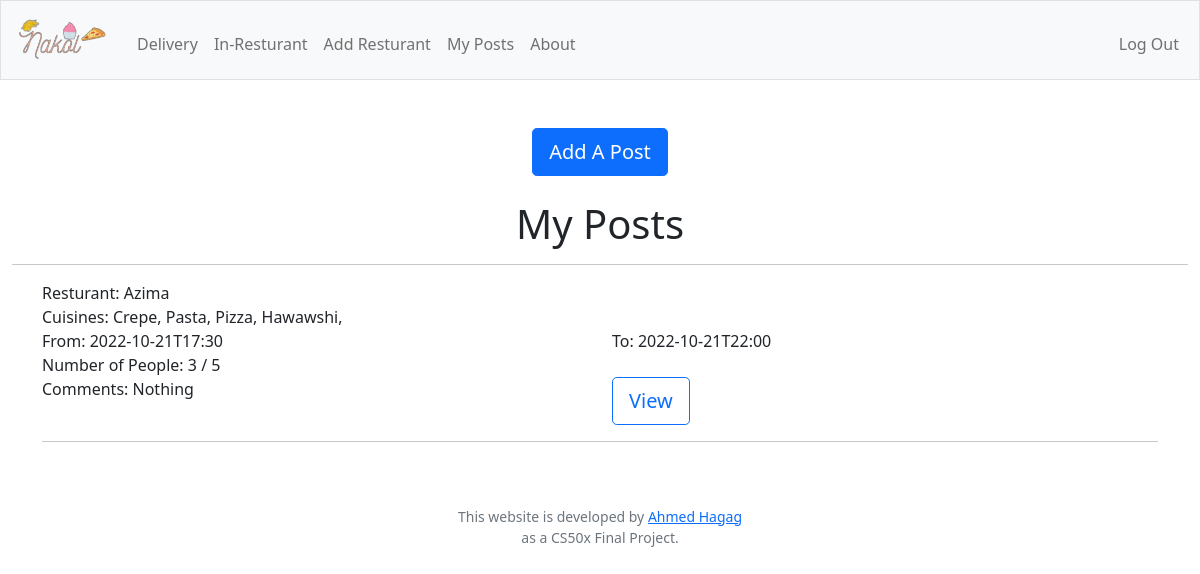
The page /my_posts (signed in) on the database its author committed.
### tables this page shows
CREATE TABLE posts (id INTEGER PRIMARY KEY AUTOINCREMENT NOT NULL, user_id INTEGER, rest_id INTEGER, time_from TEXT NOT NULL, time_to TEXT NOT NULL, number_of_people NUMERIC NOT NULL , order_type TEXT NOT NULL, comments TEXT, current_people NUMERIC DEFAULT 1 NOT NULL, FOREIGN KEY(user_id) REFERENCES users(id), FOREIGN KEY(rest_id) REFERENCES resturants(id));

CREATE TABLE resturants (id INTEGER PRIMARY KEY AUTOINCREMENT NOT NULL,resturant_name TEXT NOT NULL, resturant_number NUMERIC NOT NULL, dine_in BOOL NOT NULL, delivery BOOL NOT NULL, location TEXT NOT NULL);

CREATE TABLE cuisines (rest_id INTEGER, cuisine TEXT NOT NULL, FOREIGN KEY(rest_id) REFERENCES resturants(id));

### app.py (the view)
@app.route("/my_posts",methods = ["GET","POST"])
def my_posts():
    posts = db.execute("SELECT * FROM posts WHERE user_id = ?", session["user_id"])
    if request.method == "POST":
        post_id = request.form.get("id_post")
        db.execute("DELETE FROM dashboard WHERE id_post = ?",post_id)
        db.execute("DELETE FROM posts WHERE id = ?",post_id)
        posts = db.execute("SELECT * FROM posts WHERE user_id = ?", session["user_id"])
    return render_template("my_posts.html",posts=posts,db=db,len=len)

### app.py (called while the page is built)
@app.after_request
def after_request(response):
    response.headers["Cache-Control"] = "no-cache, no-store, must-revalidate"
    response.headers["Expires"] = 0
    response.headers["Pragma"] = "no-cache"
    return response

### templates/my_posts.html (shortened to what this page needs)
{% extends "layout.html" %}
{% block main %}
<a  class="w-10 btn btn-lg btn-primary" href="/add_post">Add A Post</a>
<br><br>
<div class="h1 text-left">
    My Posts
</div>
<hr class="divider">
{% if len(posts) != 0%}
<div class="container text-start">
    {% for post in posts%}
    <div class="row">
        <div class="col">
            <inline class="h6">Resturant:</inline>
            {{ db.execute("SELECT resturant_name FROM resturants WHERE id = ?",post.rest_id)[0]["resturant_name"]}}
        </div>
    </div>
    <div class="row">
        <div class="col">
        {% set cuisines = db.execute("SELECT cuisine FROM cuisines WHERE rest_id = ?",post.rest_id)%}
        <inline class="h6">Cuisines:</inline>
        {% for cuisine in cuisines%}
            {{cuisine.cuisine}},
        {%endfor%}
        </div>
    </div>
    <div class="row">
        <div class="col">
            <inline class="h6">From:</inline>
            {{post.time_from}}
        </div>
        <div class="col">
            <inline class="h6">To:</inline>
            {{post.time_to}}
        </div>
    </div>
    <div class="row">
        <div class="col">
            <inline class="h6">Number of People:</inline>
            {{post.current_people}} / {{post.number_of_people}}
        </div>
    </div>
    <div class="row">
        <div class="col">
            <inline class="h6">Comments:</inline>
            {{post.comments}}
        </div>
        <div class="col">
            <form action="/dashboard/{{post.id}}" method="POST">
            <button type="submit"  class="w-1 btn btn-lg btn-outline-primary" name="id" value={{post.id}}>View</button>
            </form>
        </div>
    </div>
    <hr class="divider">
    {%endfor%}
</div>
{% endif %}
{% endblock %}

### rows shown on the page
posts: time_from "2022-10-21T17:30", time_to "2022-10-21T22:00", current_people "3", number_of_people "5", comments "Nothing", {{ post.id }} 29 (drawn)
resturants: resturant_name "Azima"
cuisines: cuisine "Crepe"
cuisines: cuisine "Pasta"
cuisines: cuisine "Pizza"
cuisines: cuisine "Hawawshi"
